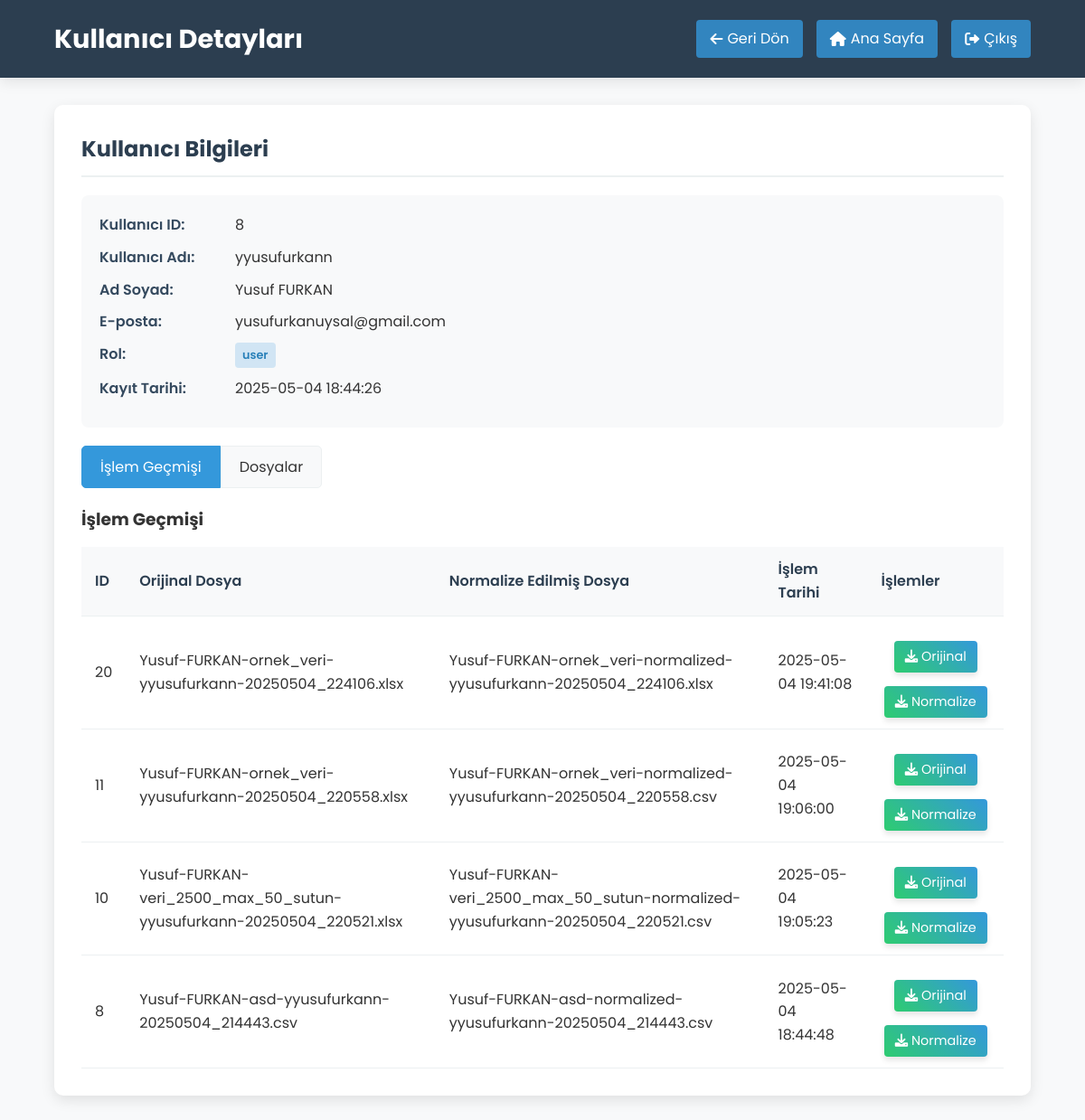
The page /admin/user/8 (signed in) on the database its author committed.
### tables this page shows
CREATE TABLE users (
            id INTEGER PRIMARY KEY AUTOINCREMENT,
            username TEXT UNIQUE NOT NULL,
            password TEXT NOT NULL,
            email TEXT UNIQUE NOT NULL,
            full_name TEXT NOT NULL,
            registration_date TIMESTAMP DEFAULT CURRENT_TIMESTAMP
        , role TEXT DEFAULT 'user');

CREATE TABLE user_operations (
            id INTEGER PRIMARY KEY AUTOINCREMENT,
            user_id INTEGER NOT NULL,
            original_file TEXT NOT NULL,
            normalized_file TEXT NOT NULL,
            operation_date TIMESTAMP DEFAULT CURRENT_TIMESTAMP,
            FOREIGN KEY (user_id) REFERENCES users (id)
        );

### app.py (the view, shortened to what this page needs)
@app.route('/admin/user/<int:user_id>')
@admin_required
def admin_view_user(user_id):
    conn = get_db_connection()
    user = conn.execute('SELECT * FROM users WHERE id = ?', (user_id,)).fetchone()
    conn.close()
    if not user:
        flash('Kullanıcı bulunamadı!', 'error')
        return redirect(url_for('admin_dashboard'))
    operations = get_user_operations_by_admin(user_id)
    user_files = []
    if os.path.exists(UPLOAD_FOLDER) and os.path.exists(NEW_CSV_FOLDER):
        username = user['username']
    user_files.sort(key=lambda x: x.get('date', ''), reverse=True)
    return render_template('admin_view_user.html', user=user, operations=operations, files=user_files)

### app.py (called while the page is built)
def get_db_connection():
    conn = sqlite3.connect(DATABASE)
    conn.row_factory = sqlite3.Row
    return conn

def admin_required(f):
    @wraps(f)
    def decorated_function(*args, **kwargs):
        if 'user_id' not in session:
            flash('Bu sayfaya erişmek için giriş yapmalısınız!', 'error')
            return redirect(url_for('login'))
        elif session.get('role') != 'admin':
            flash('Bu sayfaya erişim yetkiniz yok!', 'error')
            return redirect(url_for('index'))
        return f(*args, **kwargs)
    return decorated_function

def get_user_operations_by_admin(user_id):
    conn = get_db_connection()
    operations = conn.execute('SELECT * FROM user_operations WHERE user_id = ? ORDER BY operation_date DESC', (user_id,)).fetchall()
    conn.close()
    return operations

### templates/admin_view_user.html (shortened to what this page needs)
<!DOCTYPE html>
<html lang="tr">
<head>
    <link rel="stylesheet" href="{{ url_for('static', filename='style.css') }}">
    <link rel="stylesheet" href="https://cdnjs.cloudflare.com/ajax/libs/font-awesome/6.0.0-beta3/css/all.min.css">
</head>
<body>
    <div class="ai-background">
</div>
    <header class="admin-header">
        <div class="admin-header-container">
            <div class="admin-title">
                <h1>Kullanıcı Detayları</h1>
            </div>
            <div class="admin-actions">
                <a href="{{ url_for('admin_dashboard') }}" class="admin-btn">
                    <i class="fas fa-arrow-left"></i> Geri Dön
                </a>
                <a href="{{ url_for('index') }}" class="admin-btn">
                    <i class="fas fa-home"></i> Ana Sayfa
                </a>
                <a href="{{ url_for('logout') }}" class="admin-btn">
                    <i class="fas fa-sign-out-alt"></i> Çıkış
                </a>
            </div>
        </div>
    </header>
    <div class="admin-container">
        <div class="admin-panel">
            <h2>Kullanıcı Bilgileri</h2>
            <div class="user-info">
                <div class="info-row">
                    <div class="info-label">Kullanıcı ID:</div>
                    <div class="info-value">{{ user.id }}</div>
                </div>
                <div class="info-row">
                    <div class="info-label">Kullanıcı Adı:</div>
                    <div class="info-value">{{ user.username }}</div>
                </div>
                <div class="info-row">
                    <div class="info-label">Ad Soyad:</div>
                    <div class="info-value">{{ user.full_name }}</div>
                </div>
                <div class="info-row">
                    <div class="info-label">E-posta:</div>
                    <div class="info-value">{{ user.email }}</div>
                </div>
                <div class="info-row">
                    <div class="info-label">Rol:</div>
                    <div class="info-value">
                        <span class="user-role {% if user.role == 'admin' %}role-admin{% else %}role-user{% endif %}">
                            {{ user.role }}
                        </span>
                    </div>
                </div>
                <div class="info-row">
                    <div class="info-label">Kayıt Tarihi:</div>
                    <div class="info-value">{{ user.registration_date }}</div>
                </div>
            </div>
            <div class="tabs">
                <div class="tab active" data-tab="operations">İşlem Geçmişi</div>
                <div class="tab" data-tab="files">Dosyalar</div>
            </div>
            <div class="tab-content active" id="operations-tab">
                <h3>İşlem Geçmişi</h3>
                {% if operations %}
                    <table class="admin-table">
                        <thead>
                            <tr>
                                <th>ID</th>
                                <th>Orijinal Dosya</th>
                                <th>Normalize Edilmiş Dosya</th>
                                <th>İşlem Tarihi</th>
                                <th>İşlemler</th>
                            </tr>
                        </thead>
                        <tbody>
                            {% for operation in operations %}
                                <tr>
                                    <td>{{ operation.id }}</td>
                                    <td>{{ operation.original_file }}</td>
                                    <td>{{ operation.normalized_file }}</td>
                                    <td>{{ operation.operation_date }}</td>
                                    <td>
                                        <a href="{{ url_for('admin_download_file', file_path='uploads/' + operation.original_file) }}" class="btn-download">
                                            <i class="fas fa-download"></i> Orijinal
                                        </a>
                                        <a href="{{ url_for('admin_download_file', file_path='new_csv/' + operation.normalized_file) }}" class="btn-download">
                                            <i class="fas fa-download"></i> Normalize
                                        </a>
                                    </td>
                                </tr>
                            {% endfor %}
                        </tbody>
                    </table>
                {% else %}
                    <div class="no-data">
                        <p>Bu kullanıcının henüz bir işlem geçmişi bulunmuyor.</p>
                    </div>
                {% endif %}
            </div>
        </div>
    </div>
</body>
</html>

### static/style.css (style rules this page uses)
* { margin: 0; padding: 0; box-sizing: border-box; font-family: 'Roboto', sans-serif; }
body { background-color: #f5f5f5; color: #333; line-height: 1.6; }
header { background-color: #2c3e50; color: white; padding: 15px 0; box-shadow: 0 2px 5px rgba(0, 0, 0, 0.1); }
.btn-download { display: inline-block; background-color: #2ecc71; color: white; text-decoration: none; padding: 8px 15px; border-radius: 4px; margin-top: 10px; transition: background-color 0.3s; }
table { width: 100%; border-collapse: collapse; margin-top: 10px; }
table th, table td { padding: 10px; text-align: left; border-bottom: 1px solid #ddd; }
table th { background-color: #f2f2f2; font-weight: 600; }
* { margin: 0; padding: 0; box-sizing: border-box; font-family: 'Poppins', sans-serif; }
body { background-color: #f8f9fa; color: #333; line-height: 1.6; position: relative; overflow-x: hidden; }
.ai-background { position: fixed; top: 0; left: 0; width: 100%; height: 100%; overflow: hidden; z-index: -1; }
header { background-color: rgba(18, 38, 71, 0.95); color: white; padding: 15px 0; box-shadow: 0 4px 15px rgba(0, 0, 0, 0.1); position: sticky; top: 0; z-index: 100; }
.btn-download { display: inline-block; background: linear-gradient(45deg, #2ecc71, #3498db); color: white; text-decoration: none; padding: 10px 20px; border-radius: 6px; margin-top: 15px; transition: all 0.3s ease; box-shadow: 0 4px 6px rgba(0, 0, 0, 0.1); }
table { width: 100%; border-collapse: collapse; margin-top: 15px; }
table th, table td { padding: 12px 10px; text-align: left; border-bottom: 1px solid #ecf0f1; }
table th { background-color: #f8f9fa; font-weight: 600; color: #2c3e50; }
table tbody tr td:last-child { text-align: center; }

### templates/admin_view_user.html (style rules this page uses)
.admin-header { background-color: #2c3e50; color: white; padding: 20px 0; margin-bottom: 30px; }
.admin-header-container { display: flex; justify-content: space-between; align-items: center; width: 90%; max-width: 1200px; margin: 0 auto; }
.admin-title h1 { font-size: 1.8rem; margin: 0; }
.admin-actions { display: flex; gap: 15px; }
.admin-btn { background-color: rgba(52, 152, 219, 0.8); color: white; text-decoration: none; padding: 8px 15px; border-radius: 4px; display: inline-flex; align-items: center; transition: all 0.3s; }
.admin-btn i { margin-right: 5px; }
.admin-container { width: 90%; max-width: 1200px; margin: 0 auto; }
.admin-panel { background-color: white; border-radius: 10px; padding: 30px; box-shadow: 0 5px 15px rgba(0, 0, 0, 0.1); margin-bottom: 30px; }
.admin-panel h2 { color: #2c3e50; margin-top: 0; margin-bottom: 20px; padding-bottom: 10px; border-bottom: 2px solid #ecf0f1; }
.user-info { background-color: #f8f9fa; border-radius: 8px; padding: 20px; margin-bottom: 20px; }
.user-info .info-row { display: flex; margin-bottom: 10px; }
.user-info .info-label { width: 150px; font-weight: 600; color: #34495e; }
.user-info .info-value { flex: 1; }
.user-role { display: inline-block; padding: 4px 8px; border-radius: 4px; font-size: 0.8rem; font-weight: 600; }
.role-user { background-color: rgba(52, 152, 219, 0.2); color: #2980b9; }
.admin-table { width: 100%; border-collapse: collapse; }
.admin-table th, .admin-table td { padding: 12px 15px; text-align: left; border-bottom: 1px solid #ecf0f1; }
.admin-table th { background-color: #f8f9fa; font-weight: 600; color: #2c3e50; }
.btn-download { display: inline-block; background-color: rgba(52, 152, 219, 0.8); color: white; text-decoration: none; padding: 6px 12px; border-radius: 4px; font-size: 0.9rem; transition: all 0.3s; }
.tabs { display: flex; margin-bottom: 20px; }
.tab { padding: 10px 20px; background-color: #f8f9fa; border: 1px solid #ecf0f1; cursor: pointer; transition: all 0.3s; }
.tab:first-child { border-top-left-radius: 5px; border-bottom-left-radius: 5px; }
.tab:last-child { border-top-right-radius: 5px; border-bottom-right-radius: 5px; }
.tab.active { background-color: #3498db; color: white; border-color: #3498db; }
.tab-content { display: none; }
.tab-content.active { display: block; }

### rows shown on the page
users: id "8", username "yyusufurkann", full_name "Yusuf FURKAN", email "yusufurkanuysal@gmail.com", role "user", registration_date "2025-05-04 18:44:26"
user_operations: id "20", original_file "Yusuf-FURKAN-ornek_veri-yyusufurkann-20250504_224106.xlsx", normalized_file "Yusuf-FURKAN-ornek_veri-normalized-yyusufurkann-20250504_224106.xlsx", operation_date "2025-05-04 19:41:08"
user_operations: id "11", original_file "Yusuf-FURKAN-ornek_veri-yyusufurkann-20250504_220558.xlsx", normalized_file "Yusuf-FURKAN-ornek_veri-normalized-yyusufurkann-20250504_220558.csv", operation_date "2025-05-04 19:06:00"
user_operations: id "10", original_file "Yusuf-FURKAN-veri_2500_max_50_sutun-yyusufurkann-20250504_220521.xlsx", normalized_file "Yusuf-FURKAN-veri_2500_max_50_sutun-normalized-yyusufurkann-20250504_220521.csv", operation_date "2025-05-04 19:05:23"
user_operations: id "8", original_file "Yusuf-FURKAN-asd-yyusufurkann-20250504_214443.csv", normalized_file "Yusuf-FURKAN-asd-normalized-yyusufurkann-20250504_214443.csv", operation_date "2025-05-04 18:44:48"
